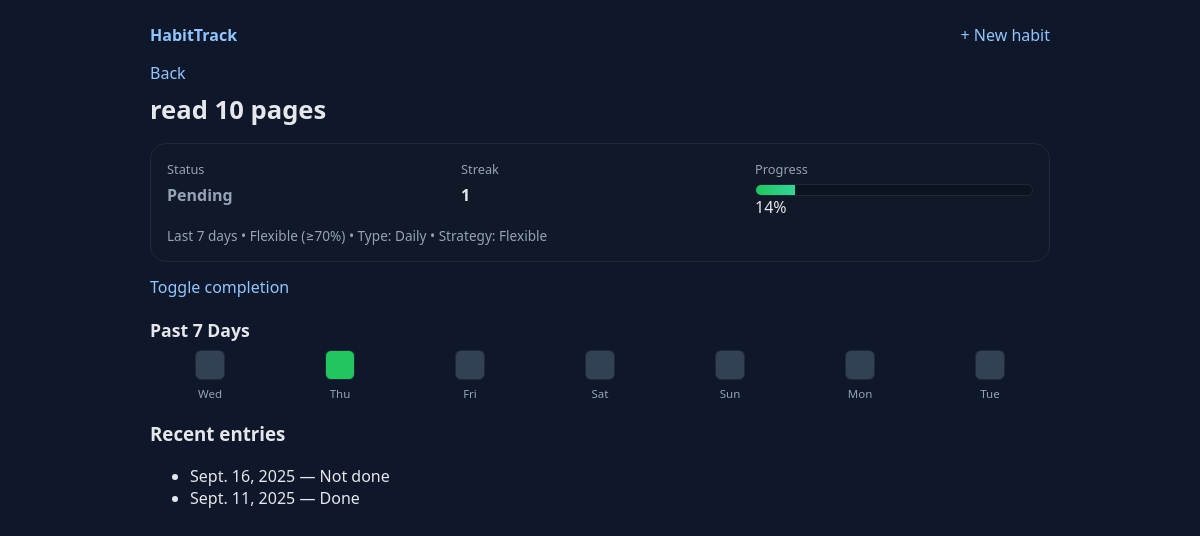
Page /habit/4/ on the committed database.
### habits/models.py (models this page shows, shortened)
class Habit(models.Model):
    name = models.CharField(max_length=100)
    habit_type = models.CharField(max_length=10, choices=[("daily", "Daily"), ("weekly", "Weekly")])
    strategy = models.CharField(max_length = 10, choices=[("strict", "Strict"), ("flexible", "Flexible")] )
    def anchor_for(self, d: date) -> date:
        return period_anchor_for(self.habit_type, d)

class Completion(models.Model):
    habit = models.ForeignKey(Habit, on_delete=models.CASCADE, related_name="completions")
    date = models.DateField()          # daily: actual day; weekly: anchor day (Monday)
    done = models.BooleanField(default=False)
    class Meta:
        unique_together = ("habit", "date")   # one row per habit per period
        ordering = ["-date"]

### habits/views.py (the view)
# urls.py: path("habit/<int:pk>/", views.habit_detail, name="habit_detail"),
def habit_detail(request, pk: int):
    habit = get_object_or_404(Habit, pk=pk)
    today = date.today()
    anchor = _current_anchor(habit, today)
    completion = Completion.objects.filter(habit=habit, date=anchor).first()
    history = Completion.objects.filter(habit=habit).order_by("-date")[:14]
    progress = _progress(habit, today)
    status = "Done" if (completion and completion.done) else "Pending"
    progress_pct = progress["percent"]      # 0..100 (already rounded)
    on_track = progress["on_track"]         # True/False for strategy pass
    marks_asc = list(reversed(progress["marks"]))  # you stored newest->oldest; flip it
    cells = []
    if habit.habit_type == "daily":
        for d, done in marks_asc:
            cells.append({"label": d.strftime("%a"), "done": done})
    else:
        for d, done in marks_asc:
            cells.append({"label": f"Wk {d.isocalendar().week}", "done": done})
    context = {
        "habit": habit,
        "anchor": anchor,
        "completion": completion,
        "streak": _streak(habit),
        "history": history,
        "today": today,
        "progress": progress,
        "status": status,
        "progress_pct": progress_pct,
        "on_track": on_track,
        "window_label": progress["window_label"],  # Last 7 days / Last 4 weeks
        "rule_label": progress["rule_label"],      # Strict (all required)/ Flexible ≥70%
        "cells": cells,                             # [{label, done}] oldest -> newest
        "is_daily": habit.habit_type == "daily",
    }
    return render(request, "habits/detail.html", context)

### habits/utils.py (called while the page is built, shortened)
def period_anchor_for(habit_type: str, d: date) -> date:
    return start_of_week(d) if habit_type == "weekly" else d

def consecutive_anchors(anchor_list_desc: list[date]) -> int:
    if not anchor_list_desc:
        return 0
    if len(anchor_list_desc) == 1:
        return 1

### habits/views.py (called while the page is built)
def _current_anchor(habit: Habit, today: date | None = None) -> date:
    today = today or date.today()
    return habit.anchor_for(today)

def _streak(habit: Habit) -> int:
    done_dates = list(
        Completion.objects.filter(habit=habit, done=True)
        .order_by("-date")
        .values_list("date", flat=True)
    )
    return consecutive_anchors(done_dates) if done_dates else 0

def _window_anchors(habit: Habit, today: date | None = None) -> list[date]:
    today = today or date.today()
    start = habit.anchor_for(today)  # day or Monday
    if habit.habit_type == "daily":
        return [start - timedelta(days=i) for i in range(7)]
    else:
        return [start - timedelta(days=7*i) for i in range(4)]

### habits/templates/habits/detail.html
{% extends "base.html" %}
{% block content %}
<a href="{% url 'habits:home' %}">Back</a>
<h1 class="page-title">{{ habit.name }}</h1>
<div class="status-card">
  <div class="status-row">
    <div class="status-item">
      <div class="label">Status</div>
      <div class="value {{ status|lower }}">{{ status }}</div>
    </div>
    <div class="status-item">
      <div class="label">Streak</div>
      <div class="value"> {{ streak }}</div>
    </div>
    <div class="status-item">
      <div class="label">Progress</div>
      <div class="progress-bar">
        <div class="progress-fill" style="width: {{ progress_pct }}%;"></div>
      </div>
      <div class="progress-text">{{ progress_pct }}%</div>
    </div>
  </div>
  <div class="subtle">
    {{ window_label }} • {{ rule_label }}
    • Type: {{ habit.get_habit_type_display }} • Strategy: {{ habit.get_strategy_display }}
  </div>
</div>
<p style="margin-top:14px;">
  <a href="{% url 'habits:toggle_completion' habit.pk %}">Toggle completion</a>
</p>
<h3 class="section-title">{{ is_daily|yesno:"Past 7 Days,Past 4 Weeks" }}</h3>
<div class="history">
  {% for cell in cells %}
    <div class="cell" aria-label="{{ cell.label }} {{ cell.done|yesno:'done,pending' }}" title="{{ cell.label }} — {{ cell.done|yesno:'done,pending' }}">
      <div class="square {{ cell.done|yesno:'on,off' }}"></div>
      <div class="cell-label">{{ cell.label }}</div>
    </div>
  {% endfor %}
</div>
<h3 style="margin-top:20px;">Recent entries</h3>
<ul>
  {% for c in history %}
    <li>{{ c.date }} — {% if c.done %}Done{% else %}Not done{% endif %}</li>
  {% empty %}
    <li>No history yet.</li>
  {% endfor %}
</ul>
{% endblock %}

### rows in the picture
Habit: name "read 10 pages", habit_type "Daily", strategy "Flexible"
Completion: date "Sept. 16, 2025", done "Not done"
Completion: date "Sept. 11, 2025", done "Done"

### other values in the picture
{{ status }} "Pending"
{{ streak }} "1"
{{ progress_pct }} "14"
{{ window_label }} "Last 7 days"
{{ rule_label }} "Flexible (≥70%)"
{{ is_daily|yesno:"Past 7 Days,Past 4 Weeks" }} "Past 7 Days"
{{ cell.label }} "Wed" "Thu" "Fri" "Sat" "Sun" "Mon" "Tue"
